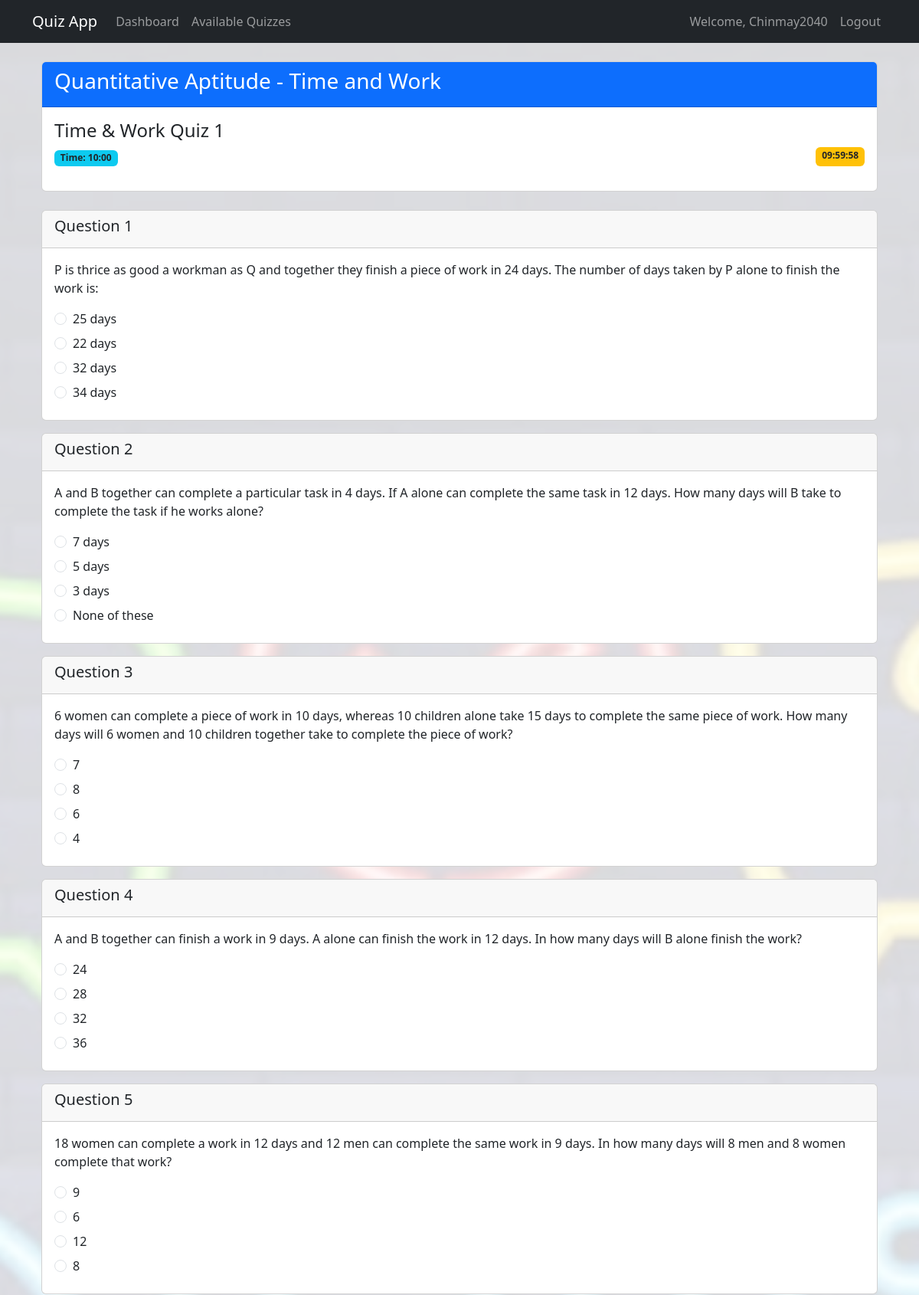
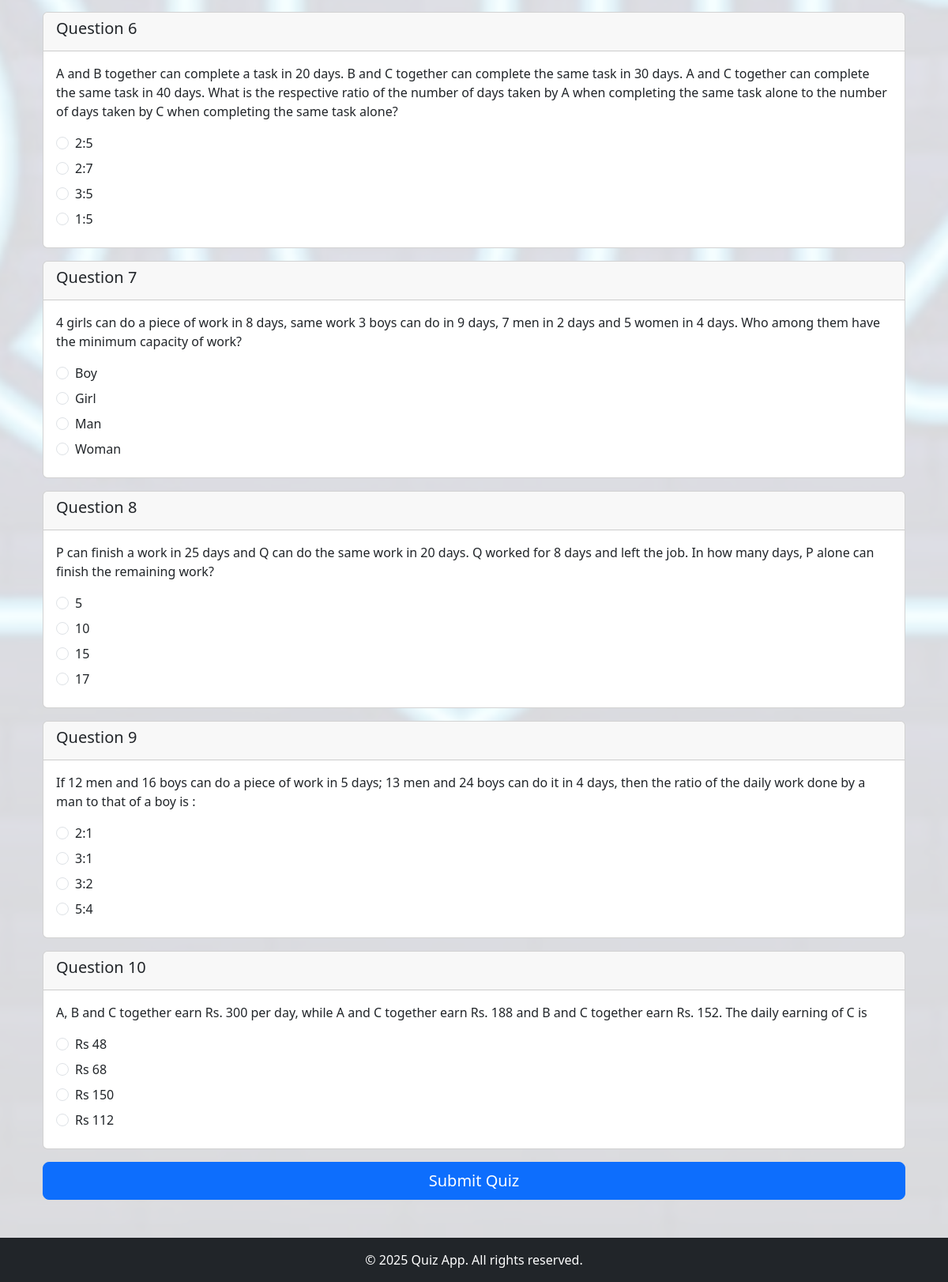
/user/quiz/attempt/1 (signed in), run on the app's committed database (2 pictures, top to bottom).
### app.py (models this page shows)
class Subject(db.Model):
    id = db.Column(db.Integer, primary_key=True)
    name = db.Column(db.String(120), nullable=False)
    description = db.Column(db.Text)
    chapters = db.relationship('Chapter', backref='subject', lazy=True)

class Chapter(db.Model):
    id = db.Column(db.Integer, primary_key=True)
    name = db.Column(db.String(120), nullable=False)
    description = db.Column(db.Text)
    subject_id = db.Column(db.Integer, db.ForeignKey('subject.id'), nullable=False)
    quizzes = db.relationship('Quiz', backref='chapter', lazy=True)

class Quiz(db.Model):
    id = db.Column(db.Integer, primary_key=True)
    name = db.Column(db.String(120), nullable=False)
    chapter_id = db.Column(db.Integer, db.ForeignKey('chapter.id'), nullable=False)
    date_of_quiz = db.Column(db.Date)
    time_duration = db.Column(db.Time)
    remarks = db.Column(db.Text)
    questions = db.relationship('Question', backref='quiz', lazy=True)
    scores = db.relationship('Score', backref='quiz', lazy=True)

class Question(db.Model):
    id = db.Column(db.Integer, primary_key=True)
    quiz_id = db.Column(db.Integer, db.ForeignKey('quiz.id'), nullable=False)
    question_statement = db.Column(db.Text, nullable=False)
    option1 = db.Column(db.String(200), nullable=False)
    option2 = db.Column(db.String(200), nullable=False)
    option3 = db.Column(db.String(200))
    option4 = db.Column(db.String(200))
    correct_option = db.Column(db.Integer, nullable=False)  # 1-4

### app.py (the view, shortened to what this page needs)
@app.route('/user/quiz/attempt/<int:quiz_id>', methods=['GET', 'POST'])
def user_quiz_attempt(quiz_id):
    if not session.get('user_id') or session.get('is_admin'):
        flash('Access denied!', 'danger')
        return redirect(url_for('login'))
    quiz = Quiz.query.get_or_404(quiz_id)
    questions = Question.query.filter_by(quiz_id=quiz_id).all()
    return render_template('user/quiz.html', quiz=quiz, questions=questions)

### templates/user/quiz.html (shortened to what this page needs)
{% extends "base.html" %}
{% block content %}
<div class="container">
    <div class="card mb-4">
        <div class="card-header bg-primary text-white">
            <h3>{{ quiz.chapter.subject.name }} - {{ quiz.chapter.name }}</h3>
        </div>
        <div class="card-body">
            <h4 class="card-title">{{ quiz.name }}</h4>
            <div class="d-flex justify-content-between mb-3">
                <div>
                    <span class="badge bg-info text-dark">
                        Time: {{ quiz.time_duration.strftime('%H:%M') if quiz.time_duration else 'No time limit' }}
                    </span>
                </div>
                <div id="timer" class="badge bg-warning text-dark"></div>
            </div>
        </div>
    </div>
    <form method="POST" action="{{ url_for('user_quiz_attempt', quiz_id=quiz.id) }}">
        {% for question in questions %}
        <div class="card mb-3">
            <div class="card-header">
                <h5>Question {{ loop.index }}</h5>
            </div>
            <div class="card-body">
                <p class="card-text">{{ question.question_statement }}</p>
                <div class="form-group">
                    <div class="form-check mb-2">
                        <input class="form-check-input" type="radio"
                               name="question_{{ question.id }}"
                               id="option1_{{ question.id }}"
                               value="1">
                        <label class="form-check-label" for="option1_{{ question.id }}">
                            {{ question.option1 }}
                        </label>
                    </div>
                    <div class="form-check mb-2">
                        <input class="form-check-input" type="radio"
                               name="question_{{ question.id }}"
                               id="option2_{{ question.id }}"
                               value="2">
                        <label class="form-check-label" for="option2_{{ question.id }}">
                            {{ question.option2 }}
                        </label>
                    </div>
                    {% if question.option3 %}
                    <div class="form-check mb-2">
                        <input class="form-check-input" type="radio"
                               name="question_{{ question.id }}"
                               id="option3_{{ question.id }}"
                               value="3">
                        <label class="form-check-label" for="option3_{{ question.id }}">
                            {{ question.option3 }}
                        </label>
                    </div>
                    {% endif %}
                    {% if question.option4 %}
                    <div class="form-check mb-2">
                        <input class="form-check-input" type="radio"
                               name="question_{{ question.id }}"
                               id="option4_{{ question.id }}"
                               value="4">
                        <label class="form-check-label" for="option4_{{ question.id }}">
                            {{ question.option4 }}
                        </label>
                    </div>
                    {% endif %}
                </div>
            </div>
        </div>
        {% endfor %}
        <div class="d-grid gap-2">
            <button type="submit" class="btn btn-primary btn-lg">Submit Quiz</button>
        </div>
    </form>
</div>
{% endblock %}

### static/css/style.css (style rules this page uses)
body { background-image: url('../images/IMG-20250325-WA0000.jpg'); background-size: cover; background-position: center; background-attachment: fixed; background-repeat: no-repeat; min-height: 100vh; }
body::before { content: ""; position: fixed; top: 0; left: 0; right: 0; bottom: 0; background-color: rgba(255, 255, 255, 0.85); z-index: -1; }

### data on the page
Subject: chapter.subject.name "Quantitative Aptitude"
Chapter: chapter.name "Time and Work"
Quiz: name "Time & Work Quiz 1", time_duration "10:00"
Question: question_statement "P is thrice as good a workman as Q and together they finish a piece of work in 24 days. The number of days taken by P alone to finish the work is:", option1 "25 days", option2 "22 days", option3 "32 days", option4 "34 days"
Question: question_statement "A and B together can complete a particular task in 4 days. If A alone can complete the same task in 12 days. How many days will B take to complete the task if he works alone?", option1 "7 days", option2 "5 days", option3 "3 days", option4 "None of these"
Question: question_statement "6 women can complete a piece of work in 10 days, whereas 10 children alone take 15 days to complete the same piece of work. How many days will 6 women and 10 children together take to complete the piece of work?", option1 "7", option2 "8", option3 "6", option4 "4"
Question: question_statement "A and B together can finish a work in 9 days. A alone can finish the work in 12 days. In how many days will B alone finish the work?", option1 "24", option2 "28", option3 "32", option4 "36"
Question: question_statement "18 women can complete a work in 12 days and 12 men can complete the same work in 9 days. In how many days will 8 men and 8 women complete that work?", option1 "9", option2 "6", option3 "12", option4 "8"
Question: question_statement "A and B together can complete a task in 20 days. B and C together can complete the same task in 30 days. A and C together can complete the same task in 40 days. What is the respective ratio of the number of days taken by A when completing the same task alone to the number of days taken by C when completing the same task alone?", option1 "2:5", option2 "2:7", option3 "3:5", option4 "1:5"
Question: question_statement "4 girls can do a piece of work in 8 days, same work 3 boys can do in 9 days, 7 men in 2 days and 5 women in 4 days. Who among them have the minimum capacity of work?", option1 "Boy", option2 "Girl", option3 "Man", option4 "Woman"
Question: question_statement "P can finish a work in 25 days and Q can do the same work in 20 days. Q worked for 8 days and left the job. In how many days, P alone can finish the remaining work?", option1 "5", option2 "10", option3 "15", option4 "17"
Question: question_statement "If 12 men and 16 boys can do a piece of work in 5 days; 13 men and 24 boys can do it in 4 days, then the ratio of the daily work done by a man to that of a boy is :", option1 "2:1", option2 "3:1", option3 "3:2", option4 "5:4"
Question: question_statement "A, B and C together earn Rs. 300 per day, while A and C together earn Rs. 188 and B and C together earn Rs. 152. The daily earning of C is", option1 "Rs 48", option2 "Rs 68", option3 "Rs 150", option4 "Rs 112"

### other printed values
{{ session.get('username') }} "Chinmay2040"
